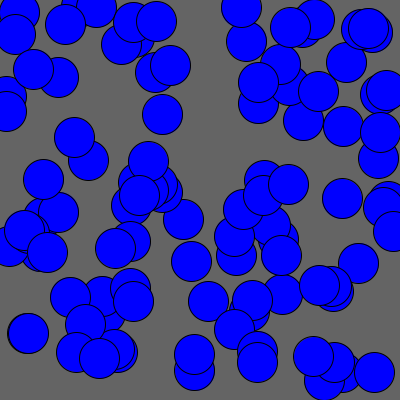
Frame 1 (no input)
Frame 60 (the mouse pressed at the canvas centre just before this capture): identical to frame 1, image omitted
Frame 120 (the mouse held since frame 60 and released just before this capture): identical to frame 1, image omitted

The Processing sketch that drew this single still picture (run headless with seeded random() and noise(); from frame 60 on, the mouse is pressed at the canvas centre):

// Processing sketch: processing_69685
// ── processing_69685.pde

final int TAILLE = 100;


float[] tableauDeX;
float[] tableauDeY;

void setup() {
  size(400, 400);
  smooth();

  tableauDeX = new float[TAILLE];
  tableauDeY = new float[TAILLE];


  for ( int i =0; i < TAILLE ; i = i + 1) { 
    tableauDeX[ i ] = random(0, width);
    tableauDeY[ i ] = random(0, height);
  }
}


void draw() {
  background(100);

  for ( int i =0; i < TAILLE ; i = i + 1) { 
    if ( insideCircle(tableauDeX[ i ] , tableauDeY[ i ], 20, mouseX, mouseY ) ) {
      fill(255, 0, 0);
    } 
    else {
      fill(0, 0, 255);
    }

    ellipse( tableauDeX[ i ] ,  tableauDeY[ i ], 40, 40 );
  }

}


boolean insideCircle( float circleX, float circleY, float circleRadius, float x, float y) {

  float distance = dist( circleX, circleY, x, y);

  boolean result = distance < circleRadius;

  return result;
}
